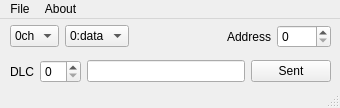
<?xml version="1.0" encoding="UTF-8"?>
<ui version="4.0">
 <class>MainWindow</class>
 <widget class="QMainWindow" name="MainWindow">
  <property name="windowModality">
   <enum>Qt::WindowModal</enum>
  </property>
  <property name="geometry">
   <rect>
    <x>0</x>
    <y>0</y>
    <width>340</width>
    <height>108</height>
   </rect>
  </property>
  <property name="minimumSize">
   <size>
    <width>340</width>
    <height>108</height>
   </size>
  </property>
  <property name="maximumSize">
   <size>
    <width>340</width>
    <height>108</height>
   </size>
  </property>
  <property name="windowTitle">
   <string>CAN communication</string>
  </property>
  <property name="animated">
   <bool>true</bool>
  </property>
  <widget class="QWidget" name="centralwidget">
   <widget class="QWidget" name="verticalLayoutWidget">
    <property name="geometry">
     <rect>
      <x>10</x>
      <y>0</y>
      <width>321</width>
      <height>71</height>
     </rect>
    </property>
    <layout class="QVBoxLayout" name="verticalLayout">
     <item>
      <layout class="QHBoxLayout" name="horizontalLayout">
       <item>
        <widget class="QComboBox" name="comboBox">
         <property name="toolTip">
          <string/>
         </property>
         <property name="statusTip">
          <string>Channel select</string>
         </property>
         <item>
          <property name="text">
           <string>0ch</string>
          </property>
         </item>
         <item>
          <property name="text">
           <string>1ch</string>
          </property>
         </item>
        </widget>
       </item>
       <item>
        <widget class="QComboBox" name="comboBox_2">
         <property name="toolTip">
          <string/>
         </property>
         <property name="statusTip">
          <string>FrameType select</string>
         </property>
         <item>
          <property name="text">
           <string>0:data</string>
          </property>
         </item>
         <item>
          <property name="text">
           <string>1:rtr</string>
          </property>
         </item>
        </widget>
       </item>
       <item>
        <spacer name="horizontalSpacer">
         <property name="orientation">
          <enum>Qt::Horizontal</enum>
         </property>
         <property name="sizeHint" stdset="0">
          <size>
           <width>40</width>
           <height>20</height>
          </size>
         </property>
        </spacer>
       </item>
       <item>
        <widget class="QLabel" name="label">
         <property name="text">
          <string>Address</string>
         </property>
        </widget>
       </item>
       <item>
        <widget class="QSpinBox" name="spinBox">
         <property name="toolTip">
          <string/>
         </property>
         <property name="statusTip">
          <string>Address</string>
         </property>
         <property name="maximum">
          <number>2047</number>
         </property>
        </widget>
       </item>
      </layout>
     </item>
     <item>
      <layout class="QHBoxLayout" name="horizontalLayout_2">
       <item>
        <widget class="QLabel" name="label_2">
         <property name="text">
          <string>DLC</string>
         </property>
        </widget>
       </item>
       <item>
        <widget class="QSpinBox" name="spinBox_2">
         <property name="toolTip">
          <string/>
         </property>
         <property name="statusTip">
          <string>Data Length Code</string>
         </property>
        </widget>
       </item>
       <item>
        <widget class="QLineEdit" name="lineEdit">
         <property name="statusTip">
          <string>Message</string>
         </property>
        </widget>
       </item>
       <item>
        <widget class="QPushButton" name="pushButton">
         <property name="toolTip">
          <string/>
         </property>
         <property name="statusTip">
          <string>Sent</string>
         </property>
         <property name="text">
          <string>Sent</string>
         </property>
        </widget>
       </item>
      </layout>
     </item>
    </layout>
   </widget>
  </widget>
  <widget class="QMenuBar" name="menubar">
   <property name="geometry">
    <rect>
     <x>0</x>
     <y>0</y>
     <width>340</width>
     <height>20</height>
    </rect>
   </property>
   <widget class="QMenu" name="menuFile">
    <property name="title">
     <string>File</string>
    </property>
    <addaction name="actionExit"/>
   </widget>
   <widget class="QMenu" name="menuAbout">
    <property name="title">
     <string>About</string>
    </property>
    <addaction name="actionAbout_Us"/>
   </widget>
   <addaction name="menuFile"/>
   <addaction name="menuAbout"/>
  </widget>
  <widget class="QStatusBar" name="statusbar"/>
  <action name="actionExit">
   <property name="text">
    <string>Exit</string>
   </property>
   <property name="statusTip">
    <string>Application close</string>
   </property>
  </action>
  <action name="actionAbout_Us">
   <property name="text">
    <string>info</string>
   </property>
   <property name="statusTip">
    <string>Infomation</string>
   </property>
  </action>
 </widget>
 <resources/>
 <connections>
  <connection>
   <sender>spinBox</sender>
   <signal>valueChanged(int)</signal>
   <receiver>MainWindow</receiver>
   <slot>ADD(int)</slot>
   <hints>
    <hint type="sourcelabel">
     <x>310</x>
     <y>30</y>
    </hint>
    <hint type="destinationlabel">
     <x>503</x>
     <y>39</y>
    </hint>
   </hints>
  </connection>
  <connection>
   <sender>comboBox_2</sender>
   <signal>activated(int)</signal>
   <receiver>MainWindow</receiver>
   <slot>frameType(int)</slot>
   <hints>
    <hint type="sourcelabel">
     <x>156</x>
     <y>33</y>
    </hint>
    <hint type="destinationlabel">
     <x>198</x>
     <y>37</y>
    </hint>
   </hints>
  </connection>
  <connection>
   <sender>comboBox</sender>
   <signal>activated(int)</signal>
   <receiver>MainWindow</receiver>
   <slot>chSelect(int)</slot>
   <hints>
    <hint type="sourcelabel">
     <x>66</x>
     <y>30</y>
    </hint>
    <hint type="destinationlabel">
     <x>198</x>
     <y>28</y>
    </hint>
   </hints>
  </connection>
  <connection>
   <sender>spinBox_2</sender>
   <signal>valueChanged(int)</signal>
   <receiver>MainWindow</receiver>
   <slot>DLC(int)</slot>
   <hints>
    <hint type="sourcelabel">
     <x>63</x>
     <y>74</y>
    </hint>
    <hint type="destinationlabel">
     <x>4</x>
     <y>62</y>
    </hint>
   </hints>
  </connection>
  <connection>
   <sender>pushButton</sender>
   <signal>released()</signal>
   <receiver>MainWindow</receiver>
   <slot>Sent()</slot>
   <hints>
    <hint type="sourcelabel">
     <x>308</x>
     <y>69</y>
    </hint>
    <hint type="destinationlabel">
     <x>336</x>
     <y>69</y>
    </hint>
   </hints>
  </connection>
  <connection>
   <sender>pushButton</sender>
   <signal>released()</signal>
   <receiver>lineEdit</receiver>
   <slot>clear()</slot>
   <hints>
    <hint type="sourcelabel">
     <x>276</x>
     <y>81</y>
    </hint>
    <hint type="destinationlabel">
     <x>206</x>
     <y>76</y>
    </hint>
   </hints>
  </connection>
  <connection>
   <sender>lineEdit</sender>
   <signal>textChanged(QString)</signal>
   <receiver>MainWindow</receiver>
   <slot>DATA(QString)</slot>
   <hints>
    <hint type="sourcelabel">
     <x>182</x>
     <y>66</y>
    </hint>
    <hint type="destinationlabel">
     <x>179</x>
     <y>51</y>
    </hint>
   </hints>
  </connection>
 </connections>
 <slots>
  <slot>ADD(int)</slot>
  <slot>frameType(int)</slot>
  <slot>chSelect(int)</slot>
  <slot>DLC(int)</slot>
  <slot>Sent()</slot>
  <slot>DATA(QString)</slot>
 </slots>
</ui>
